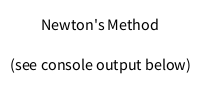
Frame 1 (no input)
Frame 60 (the mouse pressed at the canvas centre just before this capture): identical to frame 1, image omitted
Frame 120 (the mouse held since frame 60 and released just before this capture): identical to frame 1, image omitted

The Processing sketch that drew this single still picture (run headless with seeded random() and noise(); from frame 60 on, the mouse is pressed at the canvas centre):

// Processing sketch: processing_122152
// ── processing_122152.pde

///////////////////////////////////////////////////////////////////////////////////
// Newton's Method:  User defined section.
// Define the function
float f(float x) {
  return cos(x)-x;
}

// Define the derivative of the function (must be consistent with above)
float df(float x) {
  return -sin(x)-1;
}

// Define an initial guess
float x_current = 1;

// Define max number of iterations.
int N=5;

// End user defined section.
///////////////////////////////////////////////////////////////////////////////////
float newton(float x) {
  return x-f(x)/df(x);
}
void setup() {
  // Canvas size
  size(200,100);
  println("Newton's Method.");
  println("Iteration 0: " + x_current);
  for(int i=1; i<=N; i++) {
    x_current = newton(x_current);
    println("Iteration " + i + ": " + x_current);
  }
}

void draw() {
  background(255);
  fill(0);
  textAlign(CENTER);
  textSize(16);
  text("Newton's Method", width/2, height/2 - 20);
  text("(see console output below)", width/2, height/2 + 20);
  
}
